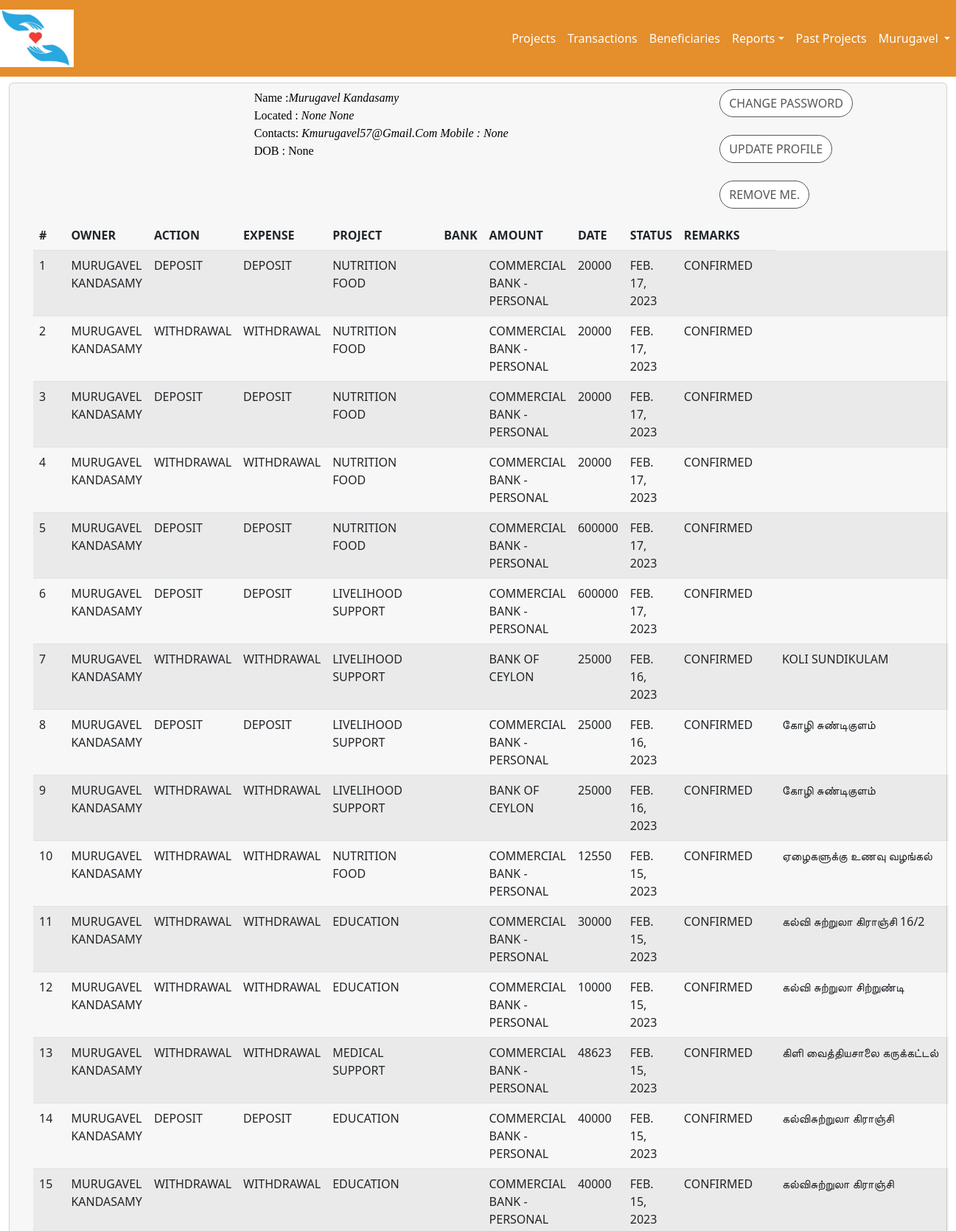
The app's page /accounts/member (signed in, upper part) with its own data.
### accounts/models.py (models this page shows, shortened)
class Member(models.Model):
    user = models.OneToOneField(User, on_delete=models.CASCADE)
    mobile = models.TextField(max_length=12, null=True, blank=True)
    city = models.CharField(max_length=30, null=True, blank=True)
    dob = models.DateField(null=True, blank=True)
    country = models.CharField(max_length=30, null=True, blank=True)
    photo = models.ImageField(upload_to='profile/',blank=True, null=True)

class Transaction(models.Model):
    TxType_DEPOSIT='DEPOSIT'
    TxType_WITHDRWAL='WITHDRAWAL'
    TxType_INCOME='INTEREST'
    TxType_FEES = 'FEES'
    TXTYPE =[
        (TxType_DEPOSIT,'Deposit'),
        (TxType_WITHDRWAL,'Withdraw'),
        (TxType_INCOME,'Interest'),
        (TxType_FEES,'fees'),
    ]
    TXCONFIRM = [
        ('Unconfirmed',"Unconfirmed"),
        ('Confirmed',"Confirmed"),
    ]
    def get_default_beneficiary():
        return Beneficiary.objects.get(id=14).id
    bank = models.ForeignKey(BankAccount, on_delete=models.CASCADE)
    project = models.ForeignKey(Project, on_delete=models.CASCADE)
    owner   = models.ForeignKey(User, related_name='Owner', on_delete=models.PROTECT)
    txType  = models.CharField(max_length=10,choices=TXTYPE)
    exType  = models.ForeignKey(ExpenseType, on_delete=models.CASCADE)
    remarks = models.TextField(max_length=100,blank=True,null=True)
    beneficiary = models.ForeignKey(Beneficiary,on_delete=models.CASCADE, default=get_default_beneficiary)
    amount  = models.IntegerField()
    date    = models.DateField(default=timezone.now)
    receipt = models.FileField(upload_to='transaction/%Y',null=True,blank=True)
    confirmed = models.CharField(max_length=16,choices=TXCONFIRM,default='UnConfirmed')
    updatedBy = models.ForeignKey(User,on_delete=models.PROTECT)
    updatedOn = models.DateTimeField(default=timezone.now)

class ExpenseType(models.Model):
    expense = models.CharField(max_length=16)
    prjType = models.ForeignKey(ProjectType, on_delete=models.CASCADE)
    def __str__(self):
        return "%s " % (self.expense)

class BankAccount(models.Model):
    holder = models.ForeignKey(User,related_name='holder', on_delete=models.PROTECT)
    name = models.CharField(max_length=32)
    purpose = models.CharField(max_length=128,null=True,blank=True)
    bank = models.CharField(max_length=32)
    accNumber = models.CharField(max_length=32)
    branch = models.CharField(max_length=128)
    routing = models.CharField(max_length=128)
    telno = models.CharField(max_length=12, null=True, blank=True)
    email = models.CharField(max_length=32,null=True, blank=True)
    balance = models.DecimalField(max_digits=12,decimal_places=2,default=0.0)
    updatedBy = models.ForeignKey(User,on_delete=models.CASCADE)
    updatedOn = models.DateTimeField(default=timezone.now)

### accounts/views.py (the view)
@login_required
def memberView(request):
    member = Member.objects.get(user_id=request.user.id)
    user = User.objects.get(id=request.user.id)
    if request.method == 'GET':
        transaction = Transaction.objects.all().filter(owner_id=user.id).order_by('-date')
    return render(request = request,template_name = "member.html",context={'member':member, 'transaction_list':transaction})

### accounts/templates/member.html (shortened to what this page needs)
{% extends 'home/base.html' %}
{% block content %}
{% load static %}
{% load crispy_forms_tags %}
<div class="container-fluid">
    <div class="card mt-2 mb-2">
        <div class="card-header">
            <div class="row">
                    <div class="col-sm-3">
                    </div>
                    <div class="col-sm-6">
                        <p class="text-capitalize">
                        Name    :<i>{{member.user.first_name}} {{member.user.last_name}}</i><br>
                        Located : <i> {{member.city}} {{member.country}}</i><br>
                        Contacts: <i>{{member.user.email}} Mobile : {{member.mobile}}</i><br>
                        DOB     : {{member.dob}}
                        </p>
                    </div>
                    <div class="col-sm-3">
                        <a href="{% url 'accounts:change_password' %}" class="btn btn-secondary btn-md">Change Password</a> <br><br>
                        <a href="{% url 'accounts:updateMember' %}" class="btn btn-secondary btn-md">Update Profile</a> <br><br>
                        <button type="button" class="btn btn-primary" data-bs-toggle="modal" data-bs-target="#deleteUserModal">
                            Remove Me.
                        </button>
            </div>
        </div>
        <div class="card-body">
            <table class="table table-striped table-hover">
                <thead>
                    <tr>
                        <th scope="col">#</th>
                        <th scope="col">Owner</th>
                        <th scope="col">Action</th>
                        <th scope="col">Expense</th>
                        <th scope="col">Project</th>
                        <th scope="col">Bank</th>
                        <th scope="col">Amount</th>
                        <th scope="col">Date</th>
                        <th scope="col">Status</th>
                        <th scope="col">Remarks</th>
                    </tr>
                </thead>
                <tbody>
                   {% for tx in transaction_list %}
                    <tr>
                        <td>{{forloop.counter}}</td>
                        <td>{{tx.owner.first_name}} {{tx.owner.last_name}}</td>
                        <td>{{tx.txType}} </td>
                        <td>{{tx.txType}} </td>
                        <td>{{tx.exType}} </td>
                        <td>{{tx.bank.project.name}}</td>
                        <td>{{tx.bank.name}}</td>
                        <td>{{tx.amount}} </td>
                        <td>{{tx.date}}</td>
                        <td>{{tx.confirmed}}</td>
                        <td>{{tx.remarks}}</td>
                    </tr>
                    {% endfor %}
                </tbody>
            </table>
            </div>
        </div>
    </div>
</div>
{% include 'home/footer.html' %}
{% endblock %}

### home/templates/home/base.html (shortened to what this page needs)
<!DOCTYPE html>
<html lang="en">
<head>
    <link href="https://cdn.jsdelivr.net/npm/bootstrap@5.2.1/dist/css/bootstrap.min.css" rel="stylesheet">
    {% load static %}
    <link href="{% static 'css/home.css' %}" rel="stylesheet"/>
</head>
<body>
<div id="page-content-wrapper">
    <nav class="navbar navbar-expand-lg navbar-dark bg-red">
        <div class="navbar-brand">
            <a href="/"><img src="{% static 'images/velvasam_logo.jpg' %}" alt="velvasam Logo" width="100"></a>
        </div>
        <div class="collapse navbar-collapse" id="navbarSupportedContent">
            <ul class="navbar-nav ms-auto mb-2 mb-lg-0">
              <li class="nav-item">
                    <a class="nav-link" href={% url 'accounts:projectList' %}>Projects</a>
              </li>
              <li class="nav-item">
                <a class="nav-link" href={% url 'accounts:transactionAll' %}>Transactions</a>
              </li>
              <li class="nav-item">
                <a class="nav-link" href={% url 'accounts:beneficiaryList' %}>Beneficiaries</a>
              </li>
              <li class="nav-item">
                <div class="dropdown dropdown">
                    <a class="nav-link dropdown-toggle" data-bs-toggle="dropdown" href="#">Reports</a>
                </div>
              </li>
              <li class="nav-item">
                <a class="nav-link" href={% url 'accounts:projectClosedList' %}>Past Projects</a>
              </li>
              <li class="nav-item">
                <div class="dropdown">
                    {% if user.is_authenticated %}
                        <a class="nav-link dropdown-toggle" data-bs-toggle="dropdown" href="#">{{user.first_name}}   </a>
                    {% else %}
                        <a class="nav-link dropdown-toggle" data-bs-toggle="dropdown" href="#">LogIn</a>
                        <ul class="dropdown-menu">
                        <li><a class="dropdown-item" href={% url 'accounts:login' %}>Log In</a></li>
                        <li><a class="dropdown-item" href={% url 'accounts:signup' %}>Sign Up</a></li>
                        </ul>
                    {% endif %}
                </div>
            </li>
            </ul>
        </div>
    </nav>
    <div id="wrapper">
        {% block content %}
        {% endblock %}
    </div>
</div>
</body>
</html>

### home/static/css/home.css (style rules this page uses)
body { overflow-x: hidden; }
h1, h2, h3, h4, h5, h6, p { font-family: 'Merriweather'; }
.card-header, a:link { text-transform: uppercase; font-weight: 200; color: #585656; }
.card-header, a:hover { color: #000; font-weight:300; text-transform: uppercase; }
.archive-link, a:link { text-transform:capitalize; text-align:left; font-weight:normal; color: #585656; }
#page-content-wrapper .btn { text-transform: uppercase; font-weight: 500; color: #585656; background-color: #fff; border-color: #585656; border-radius: 20px; transition: all 0.3s ease 0s; cursor: pointer; outline: none; }
#page-content-wrapper { min-width: 100vw; }
@media (min-width: 768px) { #page-content-wrapper { min-width: 0; width: 100%; } }
.navbar-dark { background:#82063B; }

### home/templates/home/base.html (style rules this page uses)
.bg-red { background:#e48e2c; }
.nav-link { color:white!important; }

### records on screen
Member: user.first_name "Murugavel", user.last_name "Kandasamy", city "None", country "None", user.email "Kmurugavel57@gmail.com", mobile "None", dob "None"
Transaction: owner.first_name "MURUGAVEL", owner.last_name "KANDASAMY", txType "DEPOSIT", exType "NUTRITION FOOD", bank.name "COMMERCIAL BANK - PERSONAL", amount "20000", date "FEB. 17, 2023", confirmed "CONFIRMED"
Transaction: owner.first_name "MURUGAVEL", owner.last_name "KANDASAMY", txType "WITHDRAWAL", exType "NUTRITION FOOD", bank.name "COMMERCIAL BANK - PERSONAL", amount "20000", date "FEB. 17, 2023", confirmed "CONFIRMED"
Transaction: owner.first_name "MURUGAVEL", owner.last_name "KANDASAMY", txType "DEPOSIT", exType "NUTRITION FOOD", bank.name "COMMERCIAL BANK - PERSONAL", amount "20000", date "FEB. 17, 2023", confirmed "CONFIRMED"
Transaction: owner.first_name "MURUGAVEL", owner.last_name "KANDASAMY", txType "WITHDRAWAL", exType "NUTRITION FOOD", bank.name "COMMERCIAL BANK - PERSONAL", amount "20000", date "FEB. 17, 2023", confirmed "CONFIRMED"
Transaction: owner.first_name "MURUGAVEL", owner.last_name "KANDASAMY", txType "DEPOSIT", exType "NUTRITION FOOD", bank.name "COMMERCIAL BANK - PERSONAL", amount "600000", date "FEB. 17, 2023", confirmed "CONFIRMED"
Transaction: owner.first_name "MURUGAVEL", owner.last_name "KANDASAMY", txType "DEPOSIT", exType "LIVELIHOOD SUPPORT", bank.name "COMMERCIAL BANK - PERSONAL", amount "600000", date "FEB. 17, 2023", confirmed "CONFIRMED"
Transaction: owner.first_name "MURUGAVEL", owner.last_name "KANDASAMY", txType "WITHDRAWAL", exType "LIVELIHOOD SUPPORT", bank.name "BANK OF CEYLON", amount "25000", date "FEB. 16, 2023", confirmed "CONFIRMED", remarks "KOLI SUNDIKULAM"
Transaction: owner.first_name "MURUGAVEL", owner.last_name "KANDASAMY", txType "DEPOSIT", exType "LIVELIHOOD SUPPORT", bank.name "COMMERCIAL BANK - PERSONAL", amount "25000", date "FEB. 16, 2023", confirmed "CONFIRMED", remarks "கோழி சுண்டிகுளம்"
Transaction: owner.first_name "MURUGAVEL", owner.last_name "KANDASAMY", txType "WITHDRAWAL", exType "LIVELIHOOD SUPPORT", bank.name "BANK OF CEYLON", amount "25000", date "FEB. 16, 2023", confirmed "CONFIRMED", remarks "கோழி சுண்டிகுளம்"
Transaction: owner.first_name "MURUGAVEL", owner.last_name "KANDASAMY", txType "WITHDRAWAL", exType "NUTRITION FOOD", bank.name "COMMERCIAL BANK - PERSONAL", amount "12550", date "FEB. 15, 2023", confirmed "CONFIRMED", remarks "ஏழைகளுக்கு உணவு வழங்கல்"
Transaction: owner.first_name "MURUGAVEL", owner.last_name "KANDASAMY", txType "WITHDRAWAL", exType "EDUCATION", bank.name "COMMERCIAL BANK - PERSONAL", amount "30000", date "FEB. 15, 2023", confirmed "CONFIRMED", remarks "கல்வி சுற்றுலா கிராஞ்சி 16/2"
Transaction: owner.first_name "MURUGAVEL", owner.last_name "KANDASAMY", txType "WITHDRAWAL", exType "EDUCATION", bank.name "COMMERCIAL BANK - PERSONAL", amount "10000", date "FEB. 15, 2023", confirmed "CONFIRMED", remarks "கல்வி சுற்றுலா சிற்றுண்டி"
Transaction: owner.first_name "MURUGAVEL", owner.last_name "KANDASAMY", txType "WITHDRAWAL", exType "MEDICAL SUPPORT", bank.name "COMMERCIAL BANK - PERSONAL", amount "48623", date "FEB. 15, 2023", confirmed "CONFIRMED", remarks "கிளி வைத்தியசாலை கருக்கட்டல்"
Transaction: owner.first_name "MURUGAVEL", owner.last_name "KANDASAMY", txType "DEPOSIT", exType "EDUCATION", bank.name "COMMERCIAL BANK - PERSONAL", amount "40000", date "FEB. 15, 2023", confirmed "CONFIRMED", remarks "கல்விசுற்றுலா கிராஞ்சி"
Transaction: owner.first_name "MURUGAVEL", owner.last_name "KANDASAMY", txType "WITHDRAWAL", exType "EDUCATION", bank.name "COMMERCIAL BANK - PERSONAL", amount "40000", date "FEB. 15, 2023", confirmed "CONFIRMED", remarks "கல்விசுற்றுலா கிராஞ்சி"

### other values on screen
{{ user.first_name }} "Murugavel"
